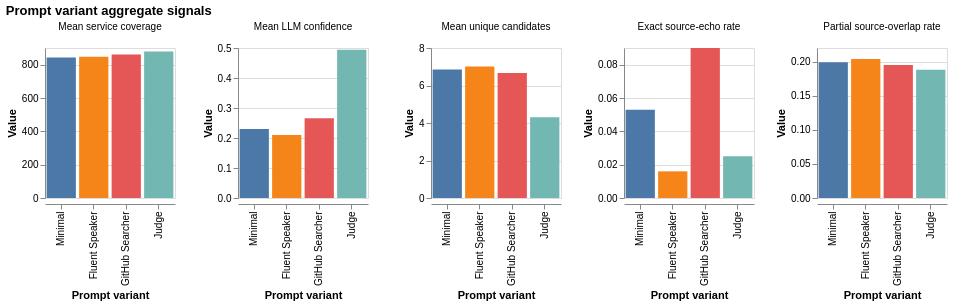

Notebook code for this chart:
### Markdown cell above
### Prompt Variant Synthesis

Before detailed agreement metrics, I summarize what each prompt variant changes at the aggregate level: average service coverage, output length, within-prompt convergence, unique candidate count, and source-term retention. I read these as descriptive signals, not as a ranking of prompts. A prompt can increase convergence for reasons I would not want to treat as success, especially if it encourages source-term borrowing.

### Code cell
variant_summary_rows = []
for variant in VARIANTS:
    vdf = scored_df[scored_df['prompt_variant'] == variant].copy()
    fp_v = fp_df[fp_df['variant'] == variant]

    source_echo_cells = 0
    source_overlap_cells = 0
    translated_cells = 0
    for _, row in vdf.iterrows():
        for svc, col in LLM_TRANS_COLS.items():
            val = row.get(col)
            if pd.isna(val):
                continue
            val = str(val).strip()
            if not val or val.lower() in ('nan', 'none'):
                continue
            translated_cells += 1
            val_lower = val.lower()
            if val_lower == TERM.lower():
                source_echo_cells += 1
            elif 'digital' in val_lower or 'humanities' in val_lower:
                source_overlap_cells += 1

    variant_summary_rows.append({
        'variant': variant,
        'mean_service_coverage': round(fp_v['n_languages'].mean(), 1),
        'min_service_coverage': int(fp_v['n_languages'].min()),
        'max_service_coverage': int(fp_v['n_languages'].max()),
        'mean_word_count': round(fp_v['mean_word_count'].mean(), 2),
        'mean_llm_confidence': round(vdf['llm_confidence'].mean(), 3),
        'mean_unique_candidates': round(vdf['llm_unique_candidates'].mean(), 2),
        'translated_cells': translated_cells,
        'exact_source_echo_rate': round(source_echo_cells / translated_cells, 3) if translated_cells else 0,
        'partial_source_overlap_rate': round(source_overlap_cells / translated_cells, 3) if translated_cells else 0,
    })

variant_synthesis_df = pd.DataFrame(variant_summary_rows)
display(variant_synthesis_df)

synth_long = variant_synthesis_df.melt(
    id_vars='variant',
    value_vars=['mean_service_coverage', 'mean_llm_confidence', 'mean_unique_candidates', 'exact_source_echo_rate', 'partial_source_overlap_rate'],
    var_name='signal',
    value_name='value',
)
SIGNAL_LABELS = {
    'mean_service_coverage': 'Mean service coverage',
    'mean_llm_confidence': 'Mean LLM confidence',
    'mean_unique_candidates': 'Mean unique candidates',
    'exact_source_echo_rate': 'Exact source-echo rate',
    'partial_source_overlap_rate': 'Partial source-overlap rate',
}
synth_long['signal_label'] = synth_long['signal'].map(SIGNAL_LABELS)
synth_long['variant_label'] = synth_long['variant'].map(VARIANT_LABELS)

variant_synthesis_chart = alt.Chart(synth_long).mark_bar().encode(
    x=alt.X('variant_label:N', sort=[VARIANT_LABELS[v] for v in VARIANTS], title='Prompt variant'),
    y=alt.Y('value:Q', title='Value'),
    color=alt.Color('variant:N', sort=VARIANTS, legend=None, scale=alt.Scale(scheme='tableau10')),
    column=alt.Column('signal_label:N', title=None, sort=list(SIGNAL_LABELS.values())),
    tooltip=['variant:N', 'signal:N', alt.Tooltip('value:Q', format='.3f')],
).properties(width=130, height=150, title='Prompt variant aggregate signals').resolve_scale(y='independent')
display(variant_synthesis_chart)
save_chart(variant_synthesis_chart, FIGURE_DIR / 'prompt_variant_aggregate_signals.png')

### Figure 1 — Vega specification as saved in the notebook (floating-point values rounded to 4 significant figures)
{"$schema": "https://vega.github.io/schema/vega/v6.json", "data": [{"name": "source_0", "values": [{"variant": "minimal", "signal": "mean_service_coverage", "value": 843.5, "signal_label": "Mean service coverage", "variant_label": "Minimal", "column_signal_label_sort_index": 0.0, "x_variant_label_sort_index": 0.0, "color_variant_sort_index": 0.0}, {"variant": "fluent_speaker", "signal": "mean_service_coverage", "value": 846.9, "signal_label": "Mean service coverage", "variant_label": "Fluent Speaker", "column_signal_label_sort_index": 0.0, "x_variant_label_sort_index": 1.0, "color_variant_sort_index": 1.0}, {"variant": "github_searcher", "signal": "mean_service_coverage", "value": 861.6, "signal_label": "Mean service coverage", "variant_label": "GitHub Searcher", "column_signal_label_sort_index": 0.0, "x_variant_label_sort_index": 2.0, "color_variant_sort_index": 2.0}, {"variant": "judge", "signal": "mean_service_coverage", "value": 879.1, "signal_label": "Mean service coverage", "variant_label": "Judge", "column_signal_label_sort_index": 0.0, "x_variant_label_sort_index": 3.0, "color_variant_sort_index": 3.0}, {"variant": "minimal", "signal": "mean_llm_confidence", "value": 0.23, "signal_label": "Mean LLM confidence", "variant_label": "Minimal", "column_signal_label_sort_index": 1.0, "x_variant_label_sort_index": 0.0, "color_variant_sort_index": 0.0}, {"variant": "fluent_speaker", "signal": "mean_llm_confidence", "value": 0.21, "signal_label": "Mean LLM confidence", "variant_label": "Fluent Speaker", "column_signal_label_sort_index": 1.0, "x_variant_label_sort_index": 1.0, "color_variant_sort_index": 1.0}, {"variant": "github_searcher", "signal": "mean_llm_confidence", "value": 0.266, "signal_label": "Mean LLM confidence", "variant_label": "GitHub Searcher", "column_signal_label_sort_index": 1.0, "x_variant_label_sort_index": 2.0, "color_variant_sort_index": 2.0}, {"variant": "judge", "signal": "mean_llm_confidence", "value": 0.494, "signal_label": "Mean LLM confidence", "variant_label": "Judge", "column_signal_label_sort_index": 1.0, "x_variant_label_sort_index": 3.0, "color_variant_sort_index": 3.0}, {"variant": "minimal", "signal": "mean_unique_candidates", "value": 6.85, "signal_label": "Mean unique candidates", "variant_label": "Minimal", "column_signal_label_sort_index": 2.0, "x_variant_label_sort_index": 0.0, "color_variant_sort_index": 0.0}, {"variant": "fluent_speaker", "signal": "mean_unique_candidates", "value": 7.01, "signal_label": "Mean unique candidates", "variant_label": "Fluent Speaker", "column_signal_label_sort_index": 2.0, "x_variant_label_sort_index": 1.0, "color_variant_sort_index": 1.0}, {"variant": "github_searcher", "signal": "mean_unique_candidates", "value": 6.67, "signal_label": "Mean unique candidates", "variant_label": "GitHub Searcher", "column_signal_label_sort_index": 2.0, "x_variant_label_sort_index": 2.0, "color_variant_sort_index": 2.0}, {"variant": "judge", "signal": "mean_unique_candidates", "value": 4.31, "signal_label": "Mean unique candidates", "variant_label": "Judge", "column_signal_label_sort_index": 2.0, "x_variant_label_sort_index": 3.0, "color_variant_sort_index": 3.0}, {"variant": "minimal", "signal": "exact_source_echo_rate", "value": 0.053, "signal_label": "Exact source-echo rate", "variant_label": "Minimal", "column_signal_label_sort_index": 3.0, "x_variant_label_sort_index": 0.0, "color_variant_sort_index": 0.0}, {"variant": "fluent_speaker", "signal": "exact_source_echo_rate", "value": 0.016, "signal_label": "Exact source-echo rate", "variant_label": "Fluent Speaker", "column_signal_label_sort_index": 3.0, "x_variant_label_sort_index": 1.0, "color_variant_sort_index": 1.0}, {"variant": "github_searcher", "signal": "exact_source_echo_rate", "value": 0.09, "signal_label": "Exact source-echo rate", "variant_label": "GitHub Searcher", "column_signal_label_sort_index": 3.0, "x_variant_label_sort_index": 2.0, "color_variant_sort_index": 2.0}, {"variant": "judge", "signal": "exact_source_echo_rate", "value": 0.025, "signal_label": "Exact source-echo rate", "variant_label": "Judge", "column_signal_label_sort_index": 3.0, "x_variant_label_sort_index": 3.0, "color_variant_sort_index": 3.0}, {"variant": "minimal", "signal": "partial_source_overlap_rate", "value": 0.199, "signal_label": "Partial source-overlap rate", "variant_label": "Minimal", "column_signal_label_sort_index": 4.0, "x_variant_label_sort_index": 0.0, "color_variant_sort_index": 0.0}, {"variant": "fluent_speaker", "signal": "partial_source_overlap_rate", "value": 0.204, "signal_label": "Partial source-overlap rate", "variant_label": "Fluent Speaker", "column_signal_label_sort_index": 4.0, "x_variant_label_sort_index": 1.0, "color_variant_sort_index": 1.0}, {"variant": "github_searcher", "signal": "partial_source_overlap_rate", "value": 0.195, "signal_label": "Partial source-overlap rate", "variant_label": "GitHub Searcher", "column_signal_label_sort_index": 4.0, "x_variant_label_sort_index": 2.0, "color_variant_sort_index": 2.0}, {"variant": "judge", "signal": "partial_source_overlap_rate", "value": 0.188, "signal_label": "Partial source-overlap rate", "variant_label": "Judge", "column_signal_label_sort_index": 4.0, "x_variant_label_sort_index": 3.0, "color_variant_sort_index": 3.0}]}, {"name": "column_domain", "values": [{"signal_label": "Mean service coverage", "column_signal_label_sort_index": 0.0}, {"signal_label": "Mean LLM confidence", "column_signal_label_sort_index": 1.0}, {"signal_label": "Mean unique candidates", "column_signal_label_sort_index": 2.0}, {"signal_label": "Exact source-echo rate", "column_signal_label_sort_index": 3.0}, {"signal_label": "Partial source-overlap rate", "column_signal_label_sort_index": 4.0}]}, {"name": "data_2"}, {"name": "source_0_x_domain_variant_label", "values": [{"sort_field": 0.0, "variant_label": "Minimal"}, {"sort_field": 1.0, "variant_label": "Fluent Speaker"}, {"sort_field": 2.0, "variant_label": "GitHub Searcher"}, {"sort_field": 3.0, "variant_label": "Judge"}]}, {"name": "source_0_color_domain_variant", "values": [{"sort_field": 0.0, "variant": "minimal"}, {"sort_field": 1.0, "variant": "fluent_speaker"}, {"sort_field": 2.0, "variant": "github_searcher"}, {"sort_field": 3.0, "variant": "judge"}]}], "signals": [{"name": "child_width", "value": 130}, {"name": "child_height", "value": 150}], "marks": [{"type": "group", "name": "column_header", "from": {"data": "column_domain"}, "sort": {"field": "datum[\"column_signal_label_sort_index\"]", "order": "ascending"}, "encode": {"update": {"width": {"signal": "child_width"}}}, "title": {"text": {"signal": "isValid(parent[\"signal_label\"]) ? parent[\"signal_label\"] : \"\"+parent[\"signal_label\"]"}, "frame": "group", "style": "guide-label", "offset": 10}, "role": "column-header"}, {"type": "group", "name": "column_footer", "from": {"data": "column_domain"}, "sort": {"field": "datum[\"column_signal_label_sort_index\"]", "order": "ascending"}, "encode": {"update": {"width": {"signal": "child_width"}}}, "axes": [{"scale": "x", "grid": false, "zindex": 0, "labelAngle": 270, "labelAlign": "right", "title": "Prompt variant", "orient": "bottom", "labelBaseline": "middle"}], "role": "column-footer"}, {"type": "group", "name": "cell", "from": {"facet": {"data": "source_0", "name": "facet", "groupby": ["signal_label"], "aggregate": {"fields": ["column_signal_label_sort_index"], "ops": ["max"], "as": ["column_signal_label_sort_index"]}}}, "sort": {"field": ["datum[\"column_signal_label_sort_index\"]"], "order": ["ascending"]}, "encode": {"update": {"width": {"signal": "child_width"}, "height": {"signal": "child_height"}}}, "data": [{"name": "data_0", "source": "facet", "transform": [{"type": "stack", "field": "value", "groupby": ["variant_label"], "sort": {"field": ["variant"], "order": ["descending"]}, "as": ["value_start", "value_end"], "offset": "zero"}, {"type": "filter", "expr": "isValid(datum[\"value\"]) && isFinite(+datum[\"value\"])"}, {"type": "project", "fields": ["signal", "value", "value_end", "value_start", "variant", "variant_label"]}]}], "marks": [{"type": "rect", "name": "child_marks", "from": {"data": "data_0"}, "encode": {"update": {"y": {"field": "value_end", "scale": "child_y"}, "tooltip": {"signal": "{\"variant\": isValid(datum[\"variant\"]) ? datum[\"variant\"] : \"\"+datum[\"variant\"], \"signal\": isValid(datum[\"signal\"]) ? datum[\"signal\"] : \"\"+datum[\"signal\"], \"value\": format(datum[\"value\"], \".3f\")}"}, "fill": {"field": "variant", "scale": "color"}, "width": {"signal": "max(0.25, bandwidth('x'))"}, "x": {"field": "variant_label", "scale": "x"}, "y2": {"field": "value_start", "scale": "child_y"}}}, "style": ["bar"]}], "scales": [{"name": "child_y", "type": "linear", "domain": {"data": "data_0", "fields": ["value_start", "value_end"]}, "range": [{"signal": "child_height"}, 0], "nice": true, "zero": true}], "axes": [{"scale": "child_y", "tickCount": {"signal": "ceil(child_height/40)"}, "aria": false, "ticks": false, "gridScale": "x", "maxExtent": 0, "domain": false, "orient": "left", "grid": true, "minExtent": 0, "labels": false, "zindex": 0}, {"scale": "child_y", "grid": false, "tickCount": {"signal": "ceil(child_height/40)"}, "zindex": 0, "title": "Value", "labelOverlap": true, "orient": "left"}], "style": "cell"}], "scales": [{"name": "x", "type": "band", "domain": {"data": "source_0_x_domain_variant_label", "field": "variant_label", "sort": {"op": "max", "field": "sort_field"}}, "range": [0, {"signal": "child_width"}], "paddingOuter": 0.05, "paddingInner": 0.1}, {"name": "color", "type": "ordinal", "domain": {"data": "source_0_color_domain_variant", "field": "variant", "sort": {"op": "max", "field": "sort_field"}}, "range": {"scheme": "tableau10"}}], "title": {"text": "Prompt variant aggregate signals", "anchor": "start"}, "padding": 5, "layout": {"padding": 20, "columns": {"signal": "length(data('column_domain'))"}, "bounds": "full", "align": "all"}, "background": "white"}
